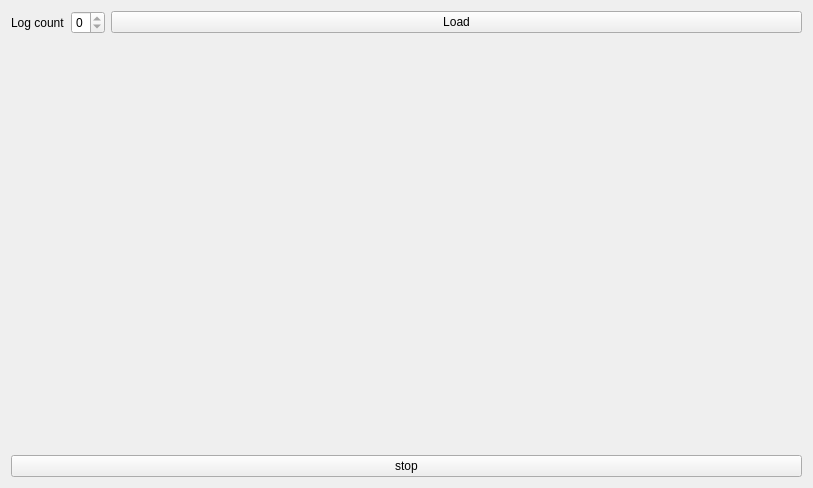
<?xml version="1.0" encoding="UTF-8"?>
<ui version="4.0">
 <class>ZrmLogerChart</class>
 <widget class="QWidget" name="ZrmLogerChart">
  <property name="geometry">
   <rect>
    <x>0</x>
    <y>0</y>
    <width>813</width>
    <height>488</height>
   </rect>
  </property>
  <property name="windowTitle">
   <string>Form</string>
  </property>
  <layout class="QVBoxLayout" name="verticalLayout">
   <item>
    <layout class="QHBoxLayout" name="horizontalLayout">
     <item>
      <widget class="QLabel" name="labelLogCount">
       <property name="sizePolicy">
        <sizepolicy hsizetype="Maximum" vsizetype="Preferred">
         <horstretch>0</horstretch>
         <verstretch>0</verstretch>
        </sizepolicy>
       </property>
       <property name="text">
        <string>Log count</string>
       </property>
      </widget>
     </item>
     <item>
      <widget class="QSpinBox" name="spinBoxLogCount">
       <property name="sizePolicy">
        <sizepolicy hsizetype="Maximum" vsizetype="Preferred">
         <horstretch>0</horstretch>
         <verstretch>0</verstretch>
        </sizepolicy>
       </property>
       <property name="maximum">
        <number>0</number>
       </property>
      </widget>
     </item>
     <item>
      <widget class="QPushButton" name="buttonLoad">
       <property name="text">
        <string>Load</string>
       </property>
      </widget>
     </item>
    </layout>
   </item>
   <item>
    <widget class="QtCharts::QChartView" name="chart_view" native="true">
     <property name="sizePolicy">
      <sizepolicy hsizetype="Expanding" vsizetype="Expanding">
       <horstretch>0</horstretch>
       <verstretch>0</verstretch>
      </sizepolicy>
     </property>
    </widget>
   </item>
   <item>
    <widget class="QPushButton" name="buttonStop">
     <property name="text">
      <string>stop</string>
     </property>
    </widget>
   </item>
  </layout>
 </widget>
 <customwidgets>
  <customwidget>
   <class>QtCharts::QChartView</class>
   <extends>QWidget</extends>
   <header>QtCharts/qchartview.h</header>
   <container>1</container>
  </customwidget>
 </customwidgets>
 <resources/>
 <connections/>
</ui>
